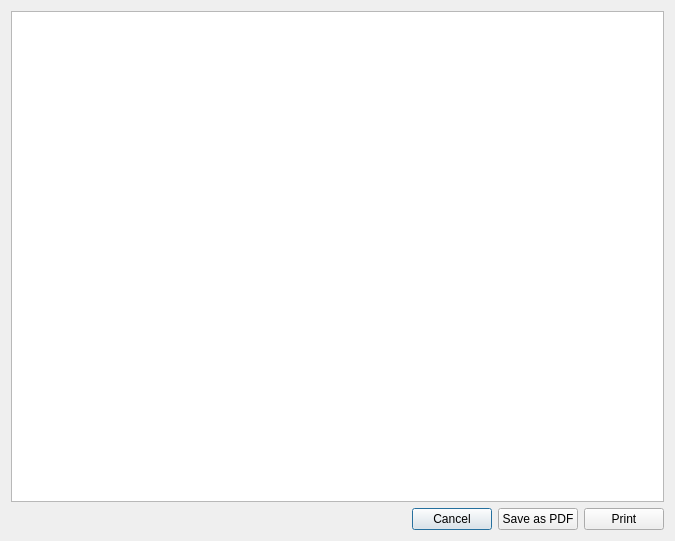
<?xml version="1.0" encoding="UTF-8"?>
<ui version="4.0">
 <class>BOQViewerDialog</class>
 <widget class="QDialog" name="BOQViewerDialog">
  <property name="geometry">
   <rect>
    <x>0</x>
    <y>0</y>
    <width>675</width>
    <height>541</height>
   </rect>
  </property>
  <property name="windowTitle">
   <string>Dialog</string>
  </property>
  <layout class="QVBoxLayout" name="verticalLayout_2">
   <item>
    <layout class="QVBoxLayout" name="verticalLayout">
     <item>
      <widget class="QTextEdit" name="textEdit"/>
     </item>
     <item>
      <layout class="QHBoxLayout" name="horizontalLayout">
       <item>
        <spacer name="horizontalSpacer">
         <property name="orientation">
          <enum>Qt::Horizontal</enum>
         </property>
         <property name="sizeHint" stdset="0">
          <size>
           <width>40</width>
           <height>20</height>
          </size>
         </property>
        </spacer>
       </item>
       <item>
        <widget class="QPushButton" name="cancelButton">
         <property name="text">
          <string>Cancel</string>
         </property>
        </widget>
       </item>
       <item>
        <widget class="QPushButton" name="saveAsPDFButton">
         <property name="text">
          <string>Save as PDF</string>
         </property>
        </widget>
       </item>
       <item>
        <widget class="QPushButton" name="printButton">
         <property name="text">
          <string>Print</string>
         </property>
        </widget>
       </item>
      </layout>
     </item>
    </layout>
   </item>
  </layout>
 </widget>
 <resources/>
 <connections/>
</ui>
